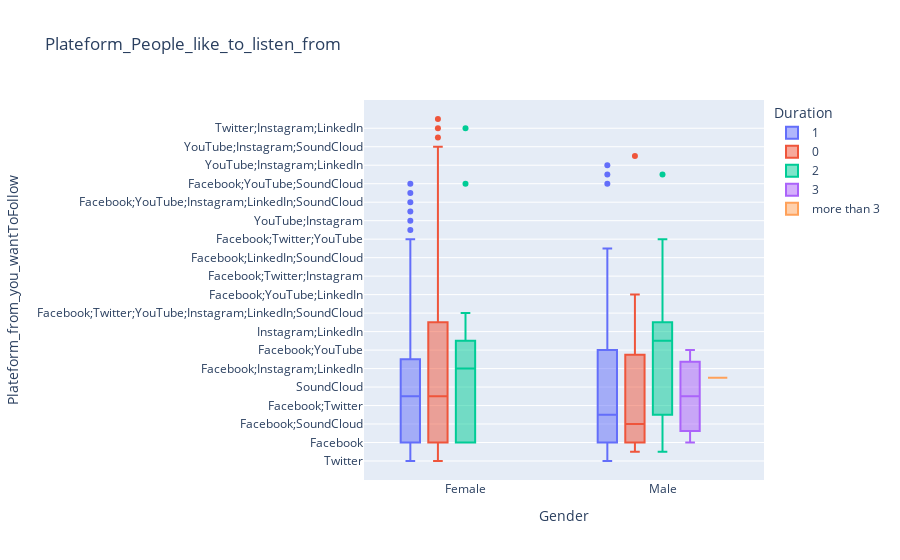

Notebook source saved alongside this figure:
### Markdown cell above
## **RESULT**
**There are maximum public which listen to fm at the time of evening and there age is around 20 to 22**

### Code cell
px.box(df, x='Gender', y='Plateform_from_you_wantToFollow', color='Duration', title='Plateform_People_like_to_listen_from')

### Figure 1 — Plotly figure (JSON) as saved in the notebook; plotly's stock layout.template omitted (floating-point values rounded to 4 significant figures; data arrays with more than 128 entries replaced by an {"elided": "..."} marker saying what was removed)
{"data": [{"alignmentgroup": "True", "hovertemplate": "Duration=1 <br>Gender=%{x}<br>Plateform_from_you_wantToFollow=%{y}<extra></extra>", "legendgroup": "1 ", "marker": {"color": "#636efa"}, "name": "1 ", "notched": false, "offsetgroup": "1 ", "orientation": "v", "showlegend": true, "type": "box", "x": {"elided": "184 str values"}, "x0": " ", "xaxis": "x", "y": {"elided": "184 str values"}, "y0": " ", "yaxis": "y"}, {"alignmentgroup": "True", "hovertemplate": "Duration=0 <br>Gender=%{x}<br>Plateform_from_you_wantToFollow=%{y}<extra></extra>", "legendgroup": "0 ", "marker": {"color": "#EF553B"}, "name": "0 ", "notched": false, "offsetgroup": "0 ", "orientation": "v", "showlegend": true, "type": "box", "x": ["Male", "Male", "Male", "Female", "Female", "Male", "Female", "Female", "Female", "Female", "Male", "Male", "Female", "Male", "Male", "Female", "Male", "Female", "Male", "Female", "Male", "Female", "Male", "Male", "Female", "Female", "Female", "Female", "Male", "Male", "Female", "Male", "Male", "Male", "Female", "Female", "Male", "Male", "Female", "Male", "Male", "Female", "Male", "Female", "Female", "Female", "Female", "Female", "Female", "Female", "Female", "Female", "Female", "Female", "Female", "Female", "Male", "Male", "Female", "Female", "Male", "Male", "Female", "Male", "Male", "Female", "Male", "Female", "Female", "Male", "Female", "Female", "Female", "Male", "Male", "Male", "Male", "Male", "Male", "Female", "Male", "Female", "Male", "Female", "Male", "Male", "Female", "Male", "Male", "Female", "Female", "Male", "Female", "Female", "Female", "Female", "Male", "Female", "Male", "Male", "Male", "Male", "Female", "Male", "Male", "Female", "Male", "Male", "Male", "Female", "Male", "Male"], "x0": " ", "xaxis": "x", "y": ["Facebook;YouTube;LinkedIn", "Facebook;YouTube;LinkedIn", "LinkedIn", "Facebook", "Instagram", "Facebook", "Facebook", "LinkedIn", "Twitter", "Facebook;YouTube;Instagram;LinkedIn", "Facebook", "YouTube", "Facebook;LinkedIn", "Instagram", "Facebook", "Facebook;Twitter;YouTube;Instagram;LinkedIn;SoundCloud", "Facebook", "Facebook", "Facebook", "Facebook;YouTube;Instagram;LinkedIn", "LinkedIn", "Facebook", "Facebook", "YouTube", "Instagram;LinkedIn", "Facebook;YouTube;Instagram;LinkedIn;SoundCloud", "Instagram", "YouTube;Instagram", "Instagram", "Facebook;YouTube;Instagram", "YouTube", "Facebook;YouTube", "YouTube", "Facebook;Instagram", "SoundCloud", "Facebook;Instagram", "Facebook", "Facebook", "Facebook;SoundCloud", "Facebook", "LinkedIn", "Facebook", "Facebook;YouTube;LinkedIn;SoundCloud", "YouTube;Instagram;SoundCloud", "Facebook", "YouTube;Instagram;SoundCloud", "YouTube;Instagram;SoundCloud", "YouTube;Instagram;SoundCloud", "Instagram;LinkedIn;SoundCloud", "Twitter;Instagram;LinkedIn", "Facebook", "Instagram", "Facebook;YouTube;Instagram;LinkedIn", "Facebook", "Facebook", "Facebook", "Facebook;Instagram", "Facebook", "Facebook;YouTube", "SoundCloud", "Facebook", "Facebook", "Facebook", "Facebook", "Facebook;Twitter;YouTube;Instagram;LinkedIn;SoundCloud", "Facebook", "Facebook", "Facebook", "Facebook", "Facebook", "LinkedIn", "Facebook;YouTube;Instagram;SoundCloud", "Facebook;YouTube", "Facebook", "Facebook;YouTube", "LinkedIn", "Facebook", "SoundCloud", "Instagram", "LinkedIn", "Facebook;YouTube;LinkedIn", "SoundCloud", "Facebook;YouTube;Instagram", "Facebook;Twitter;Instagram;LinkedIn", "YouTube", "Facebook", "Facebook", "Facebook;YouTube;LinkedIn", "Facebook", "SoundCloud", "Facebook;YouTube;Instagram", "Instagram", "Facebook;Twitter;YouTube;Instagram", "Facebook", "Facebook", "Facebook", "Facebook;YouTube", "Facebook", "Facebook;Twitter;YouTube;LinkedIn", "Facebook;Twitter;YouTube;LinkedIn", "Facebook", "Facebook", "Facebook", "YouTube", "Facebook", "Instagram", "Facebook;YouTube;Instagram", "Facebook;YouTube;Instagram", "Facebook;LinkedIn", "Facebook;YouTube;Instagram", "Facebook", "Facebook"], "y0": " ", "yaxis": "y"}, {"alignmentgroup": "True", "hovertemplate": "Duration=2 <br>Gender=%{x}<br>Plateform_from_you_wantToFollow=%{y}<extra></extra>", "legendgroup": "2 ", "marker": {"color": "#00cc96"}, "name": "2 ", "notched": false, "offsetgroup": "2 ", "orientation": "v", "showlegend": true, "type": "box", "x": ["Female", "Female", "Female", "Male", "Female", "Female", "Male", "Female", "Female", "Male", "Male", "Male", "Female", "Female", "Female", "Male", "Male", "Female", "Female", "Female", "Female", "Female", "Male", "Male", "Female", "Female", "Female", "Male"], "x0": " ", "xaxis": "x", "y": ["YouTube", "Facebook;Twitter;YouTube;Instagram;LinkedIn", "Facebook", "YouTube", "Facebook;YouTube;Instagram;LinkedIn", "SoundCloud", "Instagram", "Facebook;YouTube", "Facebook;YouTube;SoundCloud", "Facebook;Twitter;YouTube;Instagram", "Facebook;Twitter;YouTube;Instagram;LinkedIn", "Facebook;Instagram", "Twitter;Instagram;LinkedIn", "Facebook;Twitter;YouTube;Instagram;LinkedIn", "Instagram", "Facebook;YouTube;Instagram", "Facebook;YouTube;Instagram", "Facebook", "Instagram", "Facebook;Twitter;YouTube;Instagram;LinkedIn;SoundCloud", "Facebook", "YouTube", "Facebook;Twitter;YouTube;Instagram;LinkedIn", "Facebook;Instagram", "Facebook", "Facebook", "Facebook;Twitter;YouTube;Instagram;LinkedIn", "Facebook;Twitter;YouTube"], "y0": " ", "yaxis": "y"}, {"alignmentgroup": "True", "hovertemplate": "Duration=3 <br>Gender=%{x}<br>Plateform_from_you_wantToFollow=%{y}<extra></extra>", "legendgroup": "3 ", "marker": {"color": "#ab63fa"}, "name": "3 ", "notched": false, "offsetgroup": "3 ", "orientation": "v", "showlegend": true, "type": "box", "x": ["Male", "Male", "Male"], "x0": " ", "xaxis": "x", "y": ["Facebook;YouTube", "LinkedIn", "Facebook"], "y0": " ", "yaxis": "y"}, {"alignmentgroup": "True", "hovertemplate": "Duration=more than 3 <br>Gender=%{x}<br>Plateform_from_you_wantToFollow=%{y}<extra></extra>", "legendgroup": "more than 3 ", "marker": {"color": "#FFA15A"}, "name": "more than 3 ", "notched": false, "offsetgroup": "more than 3 ", "orientation": "v", "showlegend": true, "type": "box", "x": ["Male"], "x0": " ", "xaxis": "x", "y": ["Facebook;YouTube;Instagram;LinkedIn"], "y0": " ", "yaxis": "y"}], "layout": {"boxmode": "group", "legend": {"title": {"text": "Duration"}, "tracegroupgap": 0}, "title": {"text": "Plateform_People_like_to_listen_from"}, "xaxis": {"anchor": "y", "domain": [0, 1], "title": {"text": "Gender"}}, "yaxis": {"anchor": "x", "domain": [0, 1], "title": {"text": "Plateform_from_you_wantToFollow"}}}}
